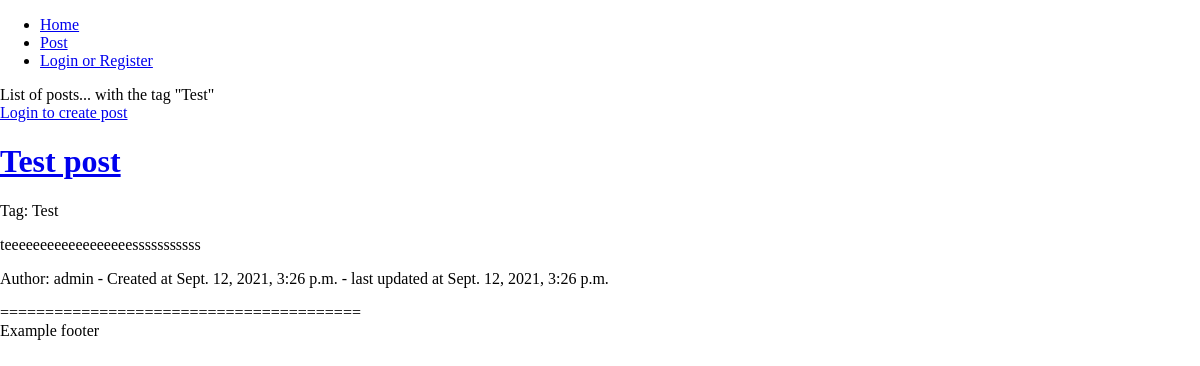
/post/tag/Test, run on an earlier commit of the app's database.
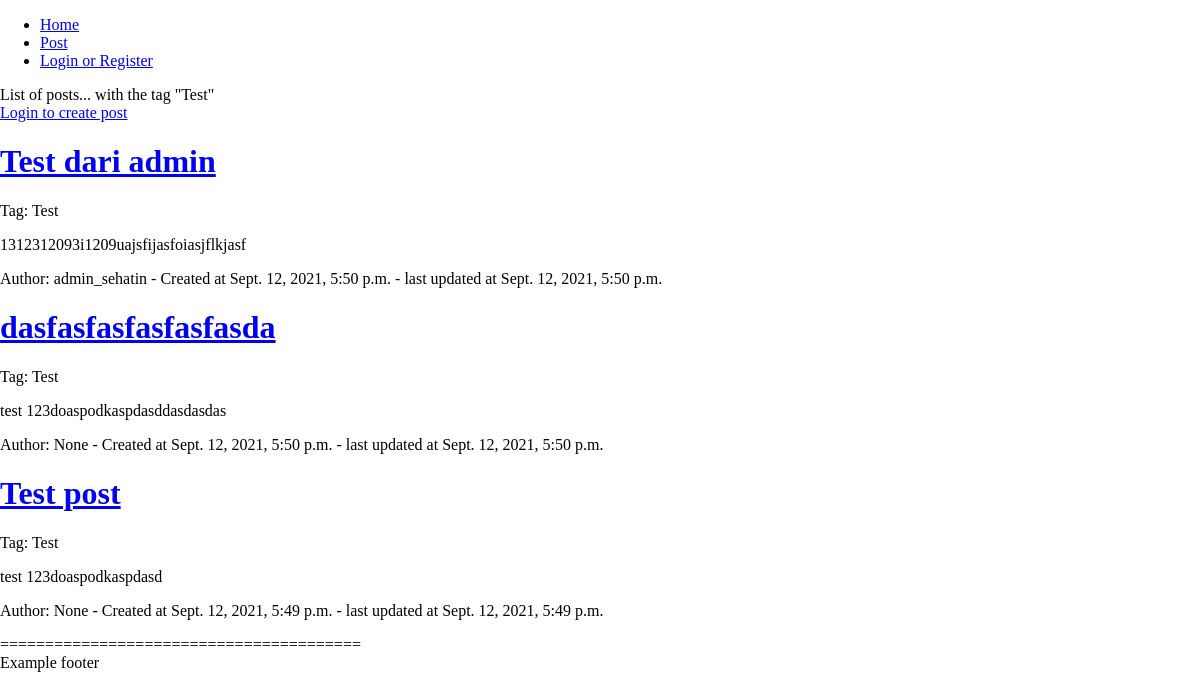
And on a later commit of the database.
### sehat_in_webproject/models.py (models this page shows)
class Post(models.Model): # Post
    id = models.AutoField(primary_key=True)
    title = models.CharField(max_length=200)
    content = models.TextField()
    tag = models.ForeignKey(Tag, on_delete=models.CASCADE, null=True)
    created_at = models.DateTimeField(auto_now_add=True)
    updated_at = models.DateTimeField(auto_now=True)
    user = models.ForeignKey(User, on_delete=models.SET_NULL, null=True)

class Tag(models.Model): # Tag of a post, will be generated by admin only
    name = models.CharField(max_length=50)

### sehat_in_webproject/views.py (the view)
# urls.py: path('post/tag/<str:tagName>', views.post_Tag, name='post/tag'),
def post_Tag(request, tagName):
    tag = Tag.objects.get(name=tagName)
    if tag is not None:
        posts = Post.objects.filter(tag=tag)
        return render(request, 'post/tag.html', {'posts': posts.order_by('-created_at'), 'tag': tag})
    else:
        raise Http404

### templates/post/tag.html (shortened to what this page needs)
<!DOCTYPE html>
<html lang="en">
{% load static %}
<head>
    <link rel="stylesheet" type="text/css" href="{% static 'css/style.css' %}">
</head>
<body>
    {% include 'templates/header.html' %}
    List of posts... with the tag "{{ tag.name }}"
    <br>
    {% if user.is_authenticated %}
        <a class="button" href="/post/create">Create Post</a>
    {% else %}
        <a class="button" href="/auth/login">Login to create post</a>
    {% endif %}
    {% for post in posts %}
    <div class="post-lists">
        <h1><a href="post/{{ post.id }}">{{ post.title }}</a></h1>
        <p>Tag: {{ post.tag.name }}</p>
        <p>{{ post.content }}</p>
        <p> Author: {{ post.user }} - Created at {{ post.created_at }} - last updated at {{ post.updated_at }}</p>
    </div>
    {% endfor %}
    {% include 'templates/footer.html' %}
</body>
</html>

What changed in the data, as far as the page shows it:
added Post: title "Test dari admin", tag.name "Test", content "1312312093i1209uajsfijasfoiasjflkjasf", user "admin_sehatin", created_at "Sept. 12, 2021, 5:50 p.m.", updated_at "Sept. 12, 2021, 5:50 p.m."
added Post: title "dasfasfasfasfasfasda", tag.name "Test", content "test 123doaspodkaspdasddasdasdas", user "None", created_at "Sept. 12, 2021, 5:50 p.m.", updated_at "Sept. 12, 2021, 5:50 p.m."
changed Post "Test post": content "teeeeeeeeeeeeeeeeeesssssssssss" → "test 123doaspodkaspdasd"; user "admin" → "None"; created_at "Sept. 12, 2021, 3:26 p.m." → "Sept. 12, 2021, 5:49 p.m."; updated_at "Sept. 12, 2021, 3:26 p.m." → "Sept. 12, 2021, 5:49 p.m."
